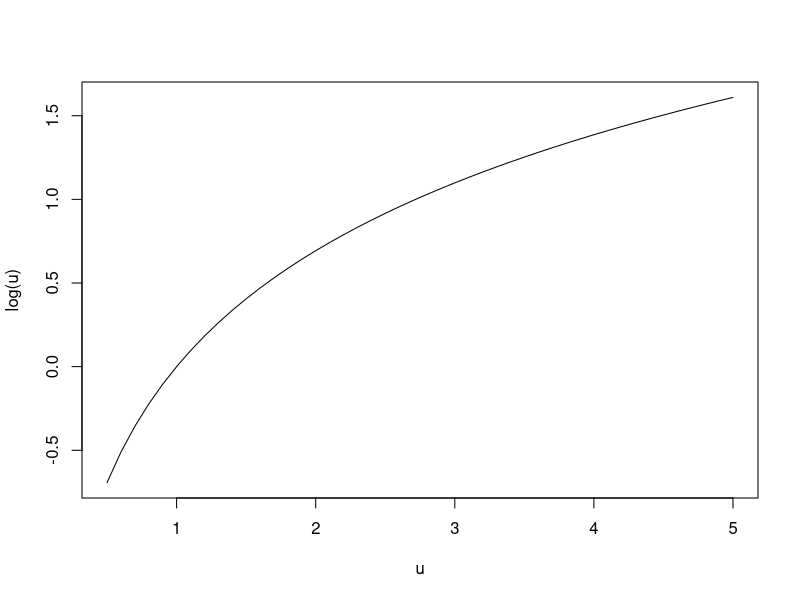
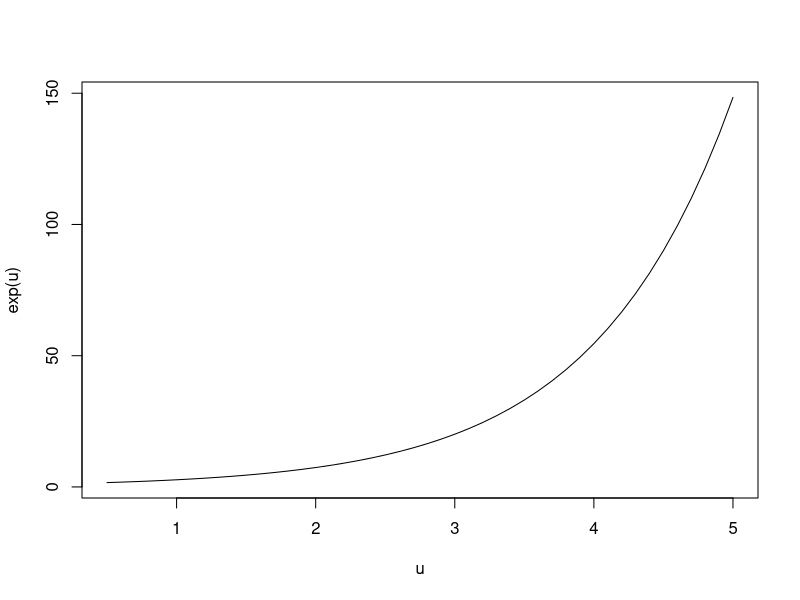

Recreate these plots in R, in order.
## >>> GET & SAVE (details in the R guide) -------------------------
## GET, git mode  -> run in the Console:
##   download.file("https://raw.githubusercontent.com/isaaccloh/ECON377/main/377_2026/D05/D05_starter.R", "D05.R")
## GET, easy mode -> copy this file from github.com/isaaccloh/ECON377 (377_2026/D05) into a new script
## SAVE your work -> commit + push D05.R to your own econ377 repo (or upload it on github.com)
## ----------------------------------------------------------------

## ECN 377 - Day 5  |  nonlinear functions (log/exp) + random variables & expectation.

## --- Nonlinear functions: log & exp  (self-contained demo -- run it and explore!) ---
u <- seq(0.5, 5, by = 0.1)      # a range of positive values
plot(u, log(u), type = "l")     # log: diminishing (flattens out)
plot(u, exp(u), type = "l")     # exp: grows ever faster
exp(log(3))                     # log then exp -> back to 3
log(exp(3))                     # exp then log -> back to 3

## --- Expected value:  E[X] = sum of  value * probability  (we fill this in together) ---
## a random variable's values and their probabilities (must sum to 1)
x <- 1:6        # the values -- a colon makes a sequence, e.g. 1:6 for a die
p <- rep(1/6,6)        # the probabilities -- rep() repeats a value, e.g. rep(1/6, 6)
## E[X] is a weighted average: sum of  x * p
sum(x*p)
## E[X^2] weights the SQUARED values: sum of  x^2 * p
sum(x^2 * p)
